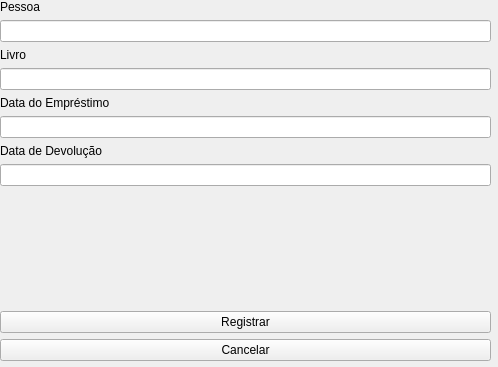
<?xml version="1.0" encoding="UTF-8"?>
<ui version="4.0">
 <class>RegisterChechOut</class>
 <widget class="QWidget" name="RegisterChechOut">
  <property name="geometry">
   <rect>
    <x>0</x>
    <y>0</y>
    <width>498</width>
    <height>367</height>
   </rect>
  </property>
  <property name="windowTitle">
   <string>Form</string>
  </property>
  <widget class="QWidget" name="centralWidget" native="true">
   <property name="geometry">
    <rect>
     <x>0</x>
     <y>0</y>
     <width>491</width>
     <height>361</height>
    </rect>
   </property>
   <layout class="QVBoxLayout" name="mainWidget">
    <item>
     <widget class="QLabel" name="name_lbl">
      <property name="text">
       <string>Pessoa</string>
      </property>
      <property name="buddy">
       <cstring>lineEdit</cstring>
      </property>
     </widget>
    </item>
    <item>
     <widget class="QLineEdit" name="lineEdit"/>
    </item>
    <item>
     <widget class="QLabel" name="telephone_lbl">
      <property name="text">
       <string>Livro</string>
      </property>
      <property name="buddy">
       <cstring>lineEdit_2</cstring>
      </property>
     </widget>
    </item>
    <item>
     <widget class="QLineEdit" name="lineEdit_2"/>
    </item>
    <item>
     <widget class="QLabel" name="email_lbl">
      <property name="text">
       <string>Data do Empréstimo</string>
      </property>
      <property name="buddy">
       <cstring>lineEdit_3</cstring>
      </property>
     </widget>
    </item>
    <item>
     <widget class="QLineEdit" name="lineEdit_3"/>
    </item>
    <item>
     <widget class="QLabel" name="label">
      <property name="text">
       <string>Data de Devolução</string>
      </property>
      <property name="buddy">
       <cstring>lineEdit_4</cstring>
      </property>
     </widget>
    </item>
    <item>
     <widget class="QLineEdit" name="lineEdit_4"/>
    </item>
    <item>
     <spacer name="verticalSpacer">
      <property name="orientation">
       <enum>Qt::Orientation::Vertical</enum>
      </property>
      <property name="sizeHint" stdset="0">
       <size>
        <width>20</width>
        <height>40</height>
       </size>
      </property>
     </spacer>
    </item>
    <item>
     <widget class="QPushButton" name="confirm">
      <property name="text">
       <string>Registrar</string>
      </property>
     </widget>
    </item>
    <item>
     <widget class="QPushButton" name="clear">
      <property name="text">
       <string>Cancelar</string>
      </property>
     </widget>
    </item>
   </layout>
  </widget>
 </widget>
 <resources/>
 <connections/>
</ui>
